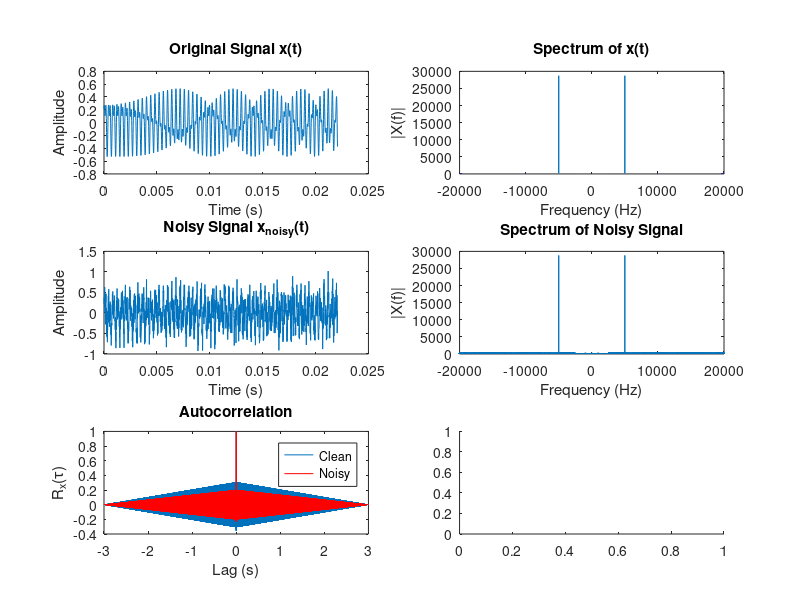

MATLAB code to generate this figure: (Note: this script raises an error after producing the figure.)
%% HomeworkSigneaux 

clear; close all; clc;

%Professor, I ,odified the code to use different parameters. First of all
%depending on the sampling frequency; the aliasing will exist or not, so
% modifying my sample freq / 2 greater than 44.1kHz allowed me to she thepresence of the aliasing.
% Then, modifying the values of A,B, a, b; c, I saw chenges on the
% amplitude and the frequency at which the signal shifts. Cause the sin
% func depends on time, a, b and c will modify this rate. Then A and B
% directly modify the amplitude. Also A when 0 allows to see the behavior
% of the pure cosine (chirp disappears produced by sine). And ACF goes
% periodically

%% -------------------------------------------------------
% PARAMETERS (from your table)
A = 1;
B = 2;
a = 1;
b = 0.5;
c = 1;
f0 = 5000;                % Hz

%% -------------------------------------------------------
% TIME AXIS AND SAMPLING CONDITION
fs = 90555; %44100;               % Standard audio sampling rate
T = 3;                    % Duration (seconds)
t = 0:1/fs:T-1/fs;

% Define signal
x = (A/pi)*sin(2*pi*f0*(a*t.^2 + b*t + c)) + ...
    (B/(3*pi))*cos(2*pi*f0*t);

%% -------------------------------------------------------
% 1. SAMPLING CONDITION
fprintf("\n---- 1. SAMPLING CONDITION ----\n");
max_inst_freq = f0 * (2*a*t(end) + b);  % instantaneous frequency: f(t)=f0*(2at+b)
fprintf("Maximum instantaneous frequency = %.2f Hz\n", max_inst_freq);
fprintf("Nyquist frequency = fs/2 = %.2f Hz\n", fs/2);

if max_inst_freq < fs/2
    fprintf("=> Sampling IS sufficient (no aliasing expected)\n");
else
    fprintf("=> Sampling is NOT sufficient (aliasing will occur!)\n");
end

%% -------------------------------------------------------
% 2. SPECTRUM OF x(t)
N = length(x);
X = fftshift(abs(fft(x)));
f = (-N/2:N/2-1)*(fs/N);

%% -------------------------------------------------------
% 3. ADD NOISE
x_noisy = x + 0.2*randn(size(x));  % zero-mean Gaussian noise
X_noisy = fftshift(abs(fft(x_noisy)));

%% -------------------------------------------------------
% 4. MEAN VALUE (global + local means at 3 instants)

% Global mean
mean_x = mean(x);
fprintf("\n---- 4. MEAN VALUE ----\n");
fprintf("Global mean of x(t) = %.6f\n\n", mean_x);

% Ask user for 3 time instants
%fprintf("Enter THREE time instants inside [0, %.3f] seconds:\n", t(end));
t1 = 1; %input('t1 = ');
t2 = 2; %input('t2 = ');
t3 = 2.5; %input('t3 = ');

% Local mean parameters
window_length = 0.05;    % 50 ms window (adjustable)
Nw = round(window_length * fs);

% Function to compute local mean
local_mean = @(tc) mean( x(abs(t - tc) <= window_length/2) );

% Compute local means
m1 = local_mean(t1);
m2 = local_mean(t2);
m3 = local_mean(t3);

% Display results
fprintf("\nLocal Mean Values (using %.0f ms window):\n", window_length*1000);
fprintf("Mean around t1 = %.4f → %.6f\n", t1, m1);
fprintf("Mean around t2 = %.4f → %.6f\n", t2, m2);
fprintf("Mean around t3 = %.4f → %.6f\n", t3, m3);


%% -------------------------------------------------------
% 5. AUTOCORRELATION
[Rx, tau] = xcorr(x, 'normalized');
[Rx_noisy, ~] = xcorr(x_noisy, 'normalized');

%If A = 0, the chirp disappears and only cosine remains → autocorr becomes periodic.

%% -------------------------------------------------------
% 6. EXPLORATION: spectrogram
window = hamming(1024);
noverlap = 512;
nfft = 2048;


% %% Some explanations
% Because this frequency depends on time (there is 𝑡 t inside), the signal is a chirp.
% A spectrogram shows:
% 
% Time on X-axis
% Frequency on Y-axis (you enabled 'yaxis')
% Color/brightness = amplitude at that time and frequency
% So, when the signal frequency increases over time, the spectrogram shows a slanted bright line going upward.
% This straight upward line = linear chirp.
%% -------------------------------------------------------
% PLOTS — ALL IN ONE FIGURE
figure('Name','Lab Session Results','Position',[100 50 1200 900]);

% ---- 1. x(t)
subplot(3,2,1);
plot(t(1:2000), x(1:2000));  % short window to show oscillations
title('Original Signal x(t)');
xlabel('Time (s)'); ylabel('Amplitude');

% ---- 2. Spectrum
subplot(3,2,2);
plot(f, X); xlim([-20000 20000]);
title('Spectrum of x(t)');
xlabel('Frequency (Hz)'); ylabel('|X(f)|');

% ---- 3. Noisy signal
subplot(3,2,3);
plot(t(1:2000), x_noisy(1:2000));
title('Noisy Signal x_{noisy}(t)');
xlabel('Time (s)'); ylabel('Amplitude');

% ---- 4. Spectrum with noise
subplot(3,2,4);
plot(f, X_noisy); xlim([-20000 20000]);
title('Spectrum of Noisy Signal');
xlabel('Frequency (Hz)'); ylabel('|X(f)|');

% ---- 5. Autocorrelation
subplot(3,2,5);
plot(tau/fs, Rx); hold on;
plot(tau/fs, Rx_noisy, 'r');
legend('Clean','Noisy');
title('Autocorrelation');
xlabel('Lag (s)'); ylabel('R_x(\tau)');

% ---- 6. Spectrogram
subplot(3,2,6);
spectrogram(x, window, noverlap, nfft, fs, 'yaxis');
title('Spectrogram of x(t)');

sgtitle('Complete Lab Session Signals and Analysis');


